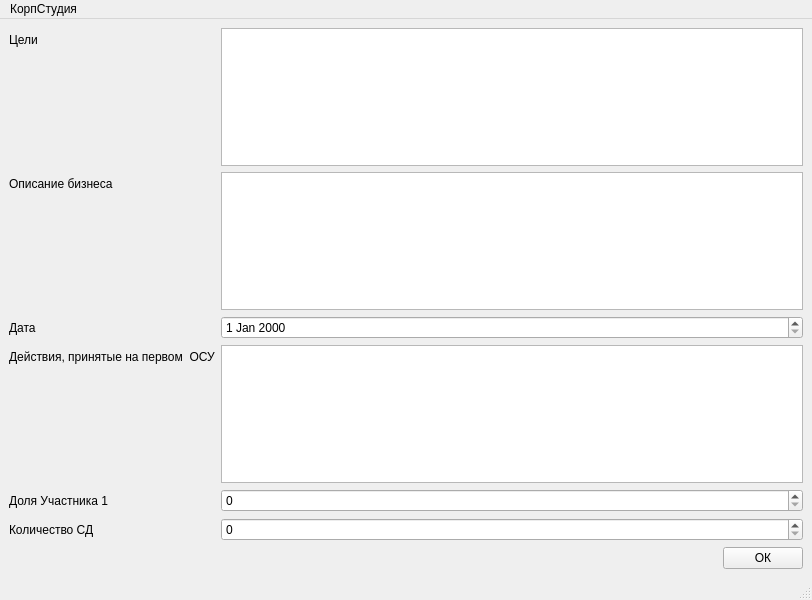
<?xml version="1.0" encoding="UTF-8"?>
<ui version="4.0">
 <class>MainWindow</class>
 <widget class="QMainWindow" name="MainWindow">
  <property name="geometry">
   <rect>
    <x>0</x>
    <y>0</y>
    <width>812</width>
    <height>600</height>
   </rect>
  </property>
  <property name="windowTitle">
   <string>MainWindow</string>
  </property>
  <widget class="QWidget" name="centralwidget">
   <layout class="QFormLayout" name="formLayout">
    <item row="0" column="0">
     <widget class="QLabel" name="label_3">
      <property name="text">
       <string>Цели</string>
      </property>
     </widget>
    </item>
    <item row="0" column="1">
     <widget class="QTextEdit" name="textEdit_2"/>
    </item>
    <item row="2" column="0">
     <widget class="QLabel" name="label_6">
      <property name="text">
       <string>Описание бизнеса</string>
      </property>
     </widget>
    </item>
    <item row="2" column="1">
     <widget class="QTextEdit" name="textEdit_3"/>
    </item>
    <item row="4" column="0">
     <widget class="QLabel" name="label">
      <property name="text">
       <string>Дата</string>
      </property>
     </widget>
    </item>
    <item row="4" column="1">
     <widget class="QDateEdit" name="dateEdit"/>
    </item>
    <item row="6" column="0">
     <widget class="QLabel" name="label_7">
      <property name="text">
       <string>Действия, принятые на первом  ОСУ</string>
      </property>
     </widget>
    </item>
    <item row="6" column="1">
     <widget class="QTextEdit" name="textEdit_6"/>
    </item>
    <item row="7" column="0">
     <widget class="QLabel" name="label_5">
      <property name="text">
       <string>Доля Участника 1</string>
      </property>
     </widget>
    </item>
    <item row="7" column="1">
     <widget class="QSpinBox" name="spinBox_2"/>
    </item>
    <item row="10" column="0">
     <widget class="QLabel" name="label_4">
      <property name="text">
       <string>Количество СД</string>
      </property>
     </widget>
    </item>
    <item row="10" column="1">
     <widget class="QSpinBox" name="spinBox"/>
    </item>
    <item row="12" column="0" colspan="2">
     <layout class="QHBoxLayout" name="horizontalLayout">
      <item>
       <spacer name="horizontalSpacer">
        <property name="orientation">
         <enum>Qt::Horizontal</enum>
        </property>
        <property name="sizeHint" stdset="0">
         <size>
          <width>40</width>
          <height>20</height>
         </size>
        </property>
       </spacer>
      </item>
      <item>
       <widget class="QPushButton" name="pushButton_2">
        <property name="text">
         <string>ОК</string>
        </property>
       </widget>
      </item>
     </layout>
    </item>
   </layout>
  </widget>
  <widget class="QMenuBar" name="menubar">
   <property name="geometry">
    <rect>
     <x>0</x>
     <y>0</y>
     <width>812</width>
     <height>18</height>
    </rect>
   </property>
   <widget class="QMenu" name="menu">
    <property name="title">
     <string>КорпСтудия</string>
    </property>
   </widget>
   <addaction name="menu"/>
  </widget>
  <widget class="QStatusBar" name="statusbar"/>
 </widget>
 <resources/>
 <connections/>
</ui>
